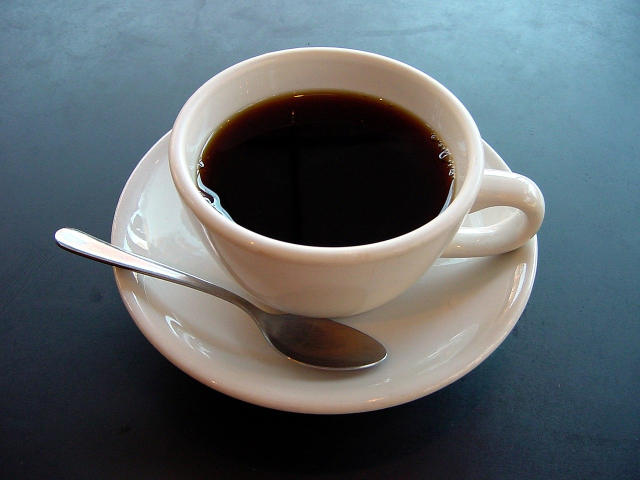
#> input picture chapter3_EdgeandRegion/coffee_cup.JPG, 1280 x 960 px, found by its file name (shown at 1/2 size)
$ python 03_grabcut.py
#> lines starting #> are read from the running program, lines starting #| are printed output that depends on the picture
import cv2 as cv
import numpy as np
import matplotlib.pyplot as plt

# 1. 이미지 불러오기
image_path = 'coffee_cup.jpg'
img = cv.imread(image_path)
#> img is the input picture: shape (960, 1280, 3); mean B, G, R 105.3, 100.9, 92.1

if img is None:
    print("이미지를 불러올 수 없습니다. 경로를 확인해주세요.")
else:
    # Matplotlib 출력을 위해 BGR 색상을 RGB 색상으로 변환
    img_rgb = cv.cvtColor(img, cv.COLOR_BGR2RGB)

    # [GrabCut을 위한 준비 작업]
    # mask: 원본 이미지와 똑같은 가로x세로 크기를 가진 빈 도화지(2차원 배열)를 만듦
    # 이 마스크는 GrabCut 알고리즘이 실행되면서 픽셀이 배경인지 객체인지 기록하는 용도로 씀.
    mask = np.zeros(img.shape[:2], np.uint8)

    # bgdModel, fgdModel: GrabCut 알고리즘 내부에서 배경(bgd)과 전경/객체(fgd)의
    # 색상 분포를 학습하고 저장하기 위해 사용
    # 크기는 항상 (1, 65)이고 타입은 float64로 지정해야 합니다. (OpenCV 규칙)
    bgdModel = np.zeros((1, 65), np.float64)
    fgdModel = np.zeros((1, 65), np.float64)

    # 2. 초기 사각형 영역 설정 (x좌표, y좌표, 가로 너비, 세로 높이)
    # GrabCut 알고리즘에게 "이 사각형 밖은 무조건 배경이고, 이 안쪽에 내가 찾고 싶은 객체가 있어!"라고 알려주는 힌트
    rect = (100, 100, 1000, 800)

    # 3. GrabCut 알고리즘 실행
    # cv.grabCut(입력 이미지, 마스크, 사각형 영역, 배경 모델, 전경 모델, 반복 횟수, 초기화 방식)
    # - 5: 알고리즘을 5번 반복해서 점점 더 정교하게 영역을 분할
    # - cv.GC_INIT_WITH_RECT: 우리가 제공한 '사각형(rect)' 정보를 바탕으로 분할을 시작
    cv.grabCut(img, mask, rect, bgdModel, fgdModel, 5, cv.GC_INIT_WITH_RECT)

    # [마스크 변환 및 배경 제거]
    # GrabCut이 끝난 후 mask 안에는 0~3까지의 값이 들어갑니다.
    # 0: 확실한 배경 (cv.GC_BGD)
    # 1: 확실한 전경/객체 (cv.GC_FGD)
    # 2: 아마도 배경 (cv.GC_PR_BGD)
    # 3: 아마도 전경/객체 (cv.GC_PR_FGD)

    # 4. np.where()를 이용해 조건에 맞는 값을 변경
    # 마스크 값이 0(확실한 배경)이거나 2(아마도 배경)라면 0으로 만들고, 그 외(객체)는 1로 만듬
    # => 0과 1로만 이루어진 완전한 이진 마스크(Binary Mask)로 만드는 과정
    mask2 = np.where((mask == cv.GC_BGD) | (mask == cv.GC_PR_BGD), 0, 1).astype('uint8')

    # 5. 원본 이미지에 마스크를 곱해서 배경 제거
    # mask2는 흑백(2차원)이고 원본 img는 컬러(3차원)라서 직접 곱할 수 없음
    # np.newaxis를 사용해 mask2를 3차원으로 늘려준 뒤 원본과 곱함.
    # -> 배경 부분은 0을 곱하게 되므로 까맣게 지워지고, 객체 부분은 1을 곱하므로 원래 색상이 남음
    result_img = img * mask2[:, :, np.newaxis]
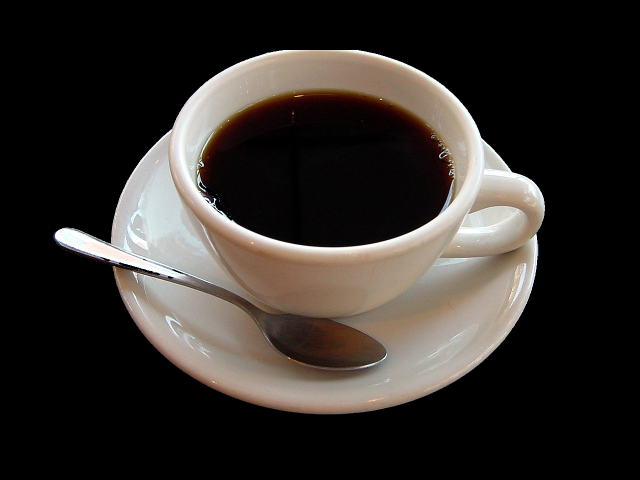
#> result_img: shape (960, 1280, 3) (shown at 1/2 size); mean B, G, R 42.2, 45.9, 50.5
    result_img_rgb = cv.cvtColor(result_img, cv.COLOR_BGR2RGB)

    # 시각화용 마스크 이미지 만들기
    # 화면에 출력할 때 0과 1은 너무 어두워서 사람 눈에 안 보이기 때문에 1(객체)에 255를 곱해서 완전한 흰색(255)으로 만들어줍니다.
    mask_display = mask2 * 255

    # 6. Matplotlib를 사용하여 세 개의 이미지를 나란히 시각화
    plt.figure(figsize=(15, 5))

    # 첫 번째: 사각형 영역이 표시된 원본 이미지
    plt.subplot(1, 3, 1)
    plt.imshow(img_rgb)
    x, y, w, h = rect
    # 원본 이미지 위에 지정했던 초기 사각형 영역을 빨간색(edgecolor='r') 테두리로 그려줍니다.
    plt.gca().add_patch(plt.Rectangle((x, y), w, h, edgecolor='r', facecolor='none', lw=2))
    plt.title('Original Image with Rect')
    plt.axis('off')

    # 두 번째: 추출된 마스크 이미지 (흑백)
    plt.subplot(1, 3, 2)
    plt.imshow(mask_display, cmap='gray')
    plt.title('GrabCut Mask')
    plt.axis('off')

    # 세 번째: 최종적으로 배경이 제거된 이미지
    plt.subplot(1, 3, 3)
    plt.imshow(result_img_rgb)
    plt.title('Background Removed')
    plt.axis('off')

    plt.tight_layout()
    plt.show()
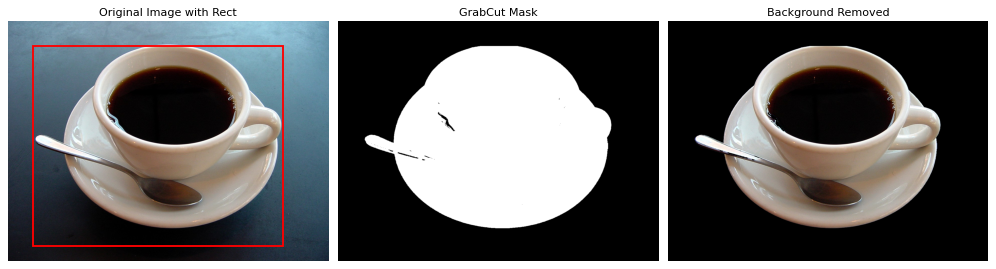
#> figure drawn by matplotlib, 3 panels

$ run again, with chapter3_EdgeandRegion/dabo.jpg copied over chapter3_EdgeandRegion/coffee_cup.JPG
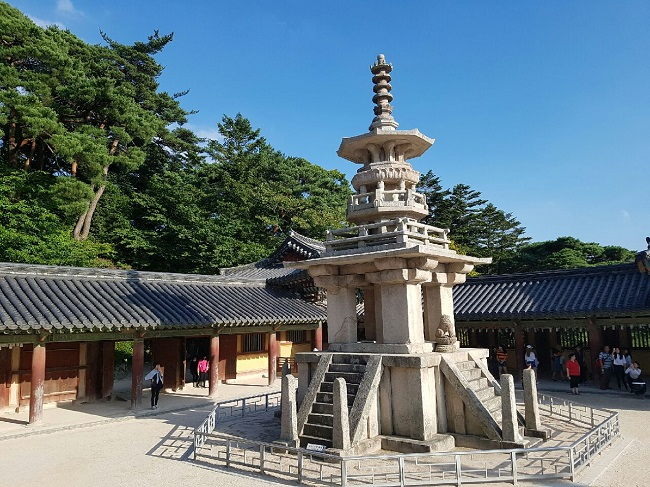
#> input picture chapter3_EdgeandRegion/dabo.jpg, 650 x 487 px, found by its file name
#> img is the input picture: shape (487, 650, 3); mean B, G, R 123.4, 116.1, 96.8
#> `result_img = img * mask2[:, :, np.newaxis]`:
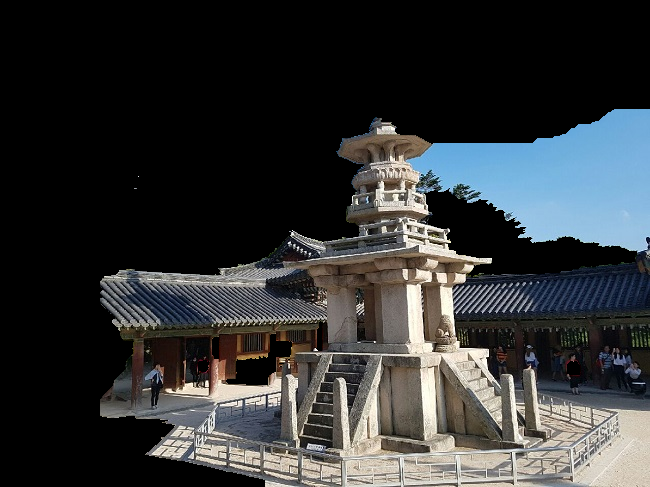
#> result_img: shape (487, 650, 3); mean B, G, R 53.7, 52.7, 50.7
#> `plt.show()`:
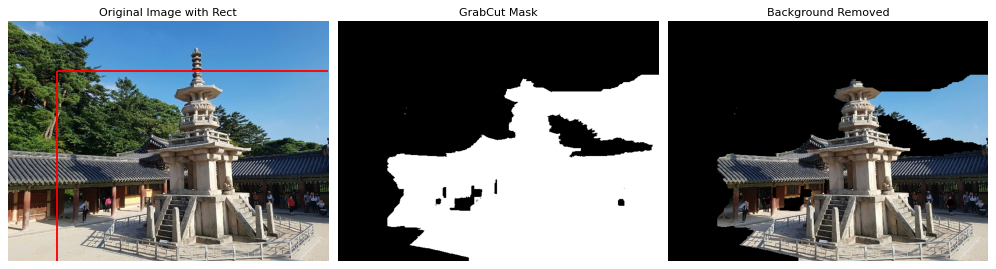
#> figure drawn by matplotlib, 3 panels
